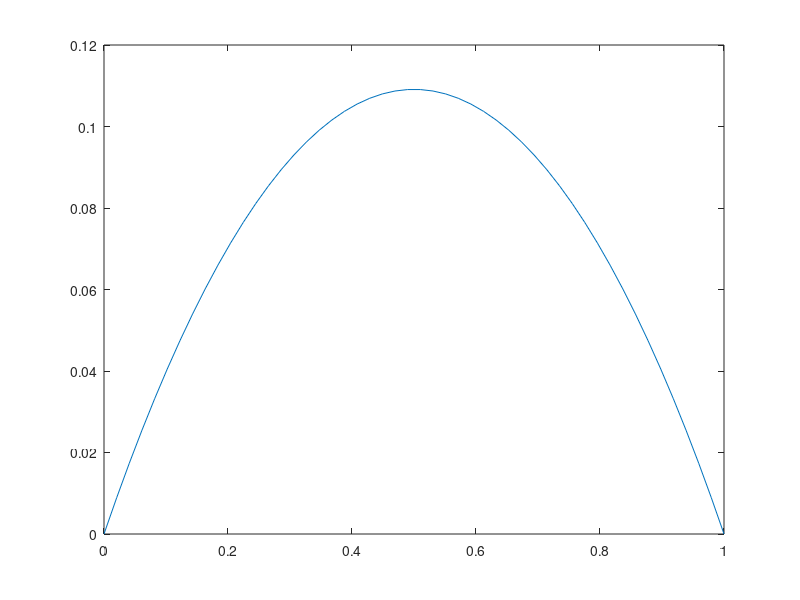

This figure's MATLAB source:
clear all
d =50;
h = 1/d;
Adiag = (2/h+(2*h)/3)*ones(d-2,1);
Anodiag = (h/6-1/h)*ones(d-3,1);
A  = diag(Anodiag,-1)+diag(Anodiag,1)+diag(Adiag,0);
f= h *ones(d-2,1);
sol = A\f;
y = [0;sol;0]
x = linspace(0,1,d);
plot(x,y)